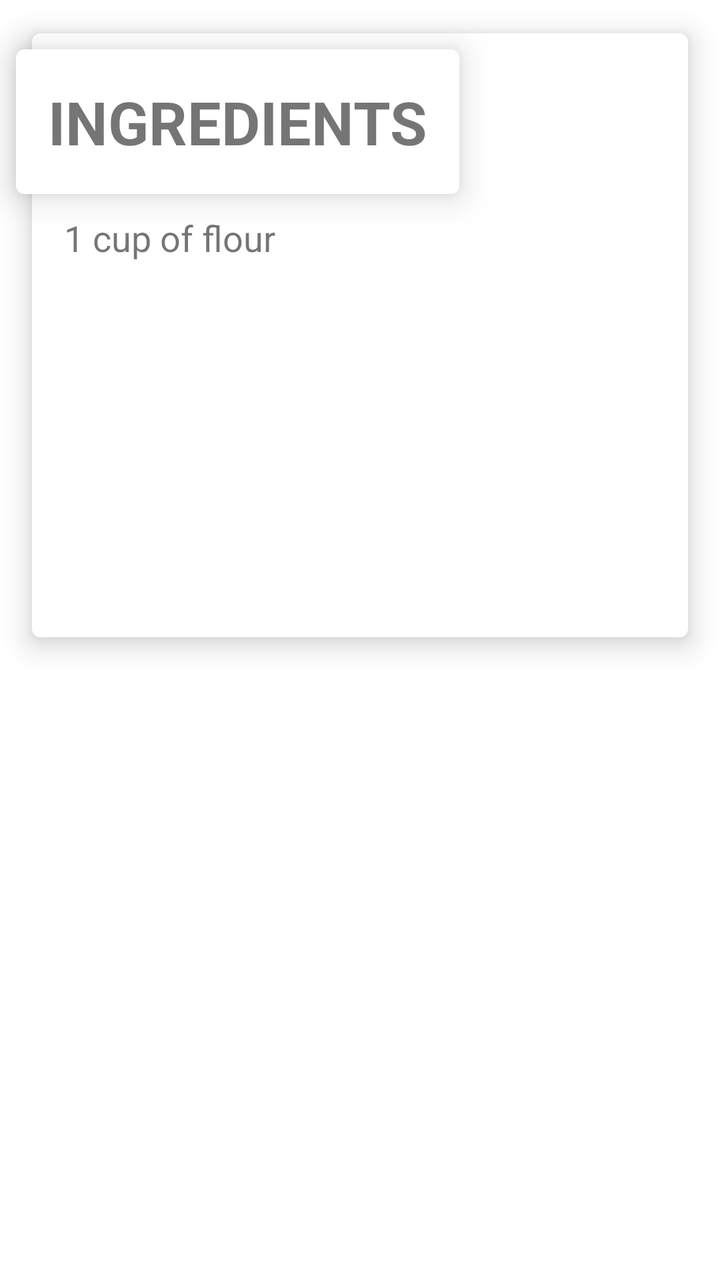
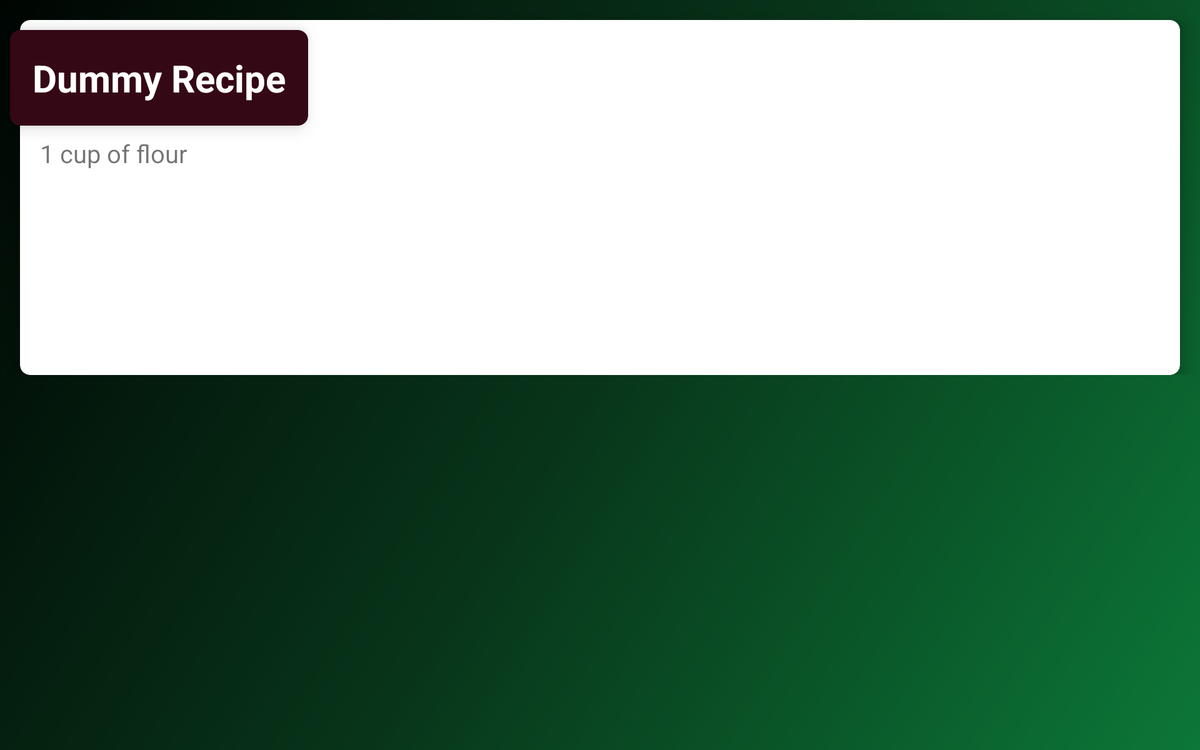

Compare how this app lays out the same screen by default and in its alternative resource folder. The renders come first, then the two layout files and the values they reference.
<!-- AndroidManifest.xml: application theme AppTheme -->
<!-- res/layout/fragment_instructions.xml -->
<?xml version="1.0" encoding="utf-8"?>
<android.support.constraint.ConstraintLayout
    xmlns:android="http://schemas.android.com/apk/res/android"
    xmlns:app="http://schemas.android.com/apk/res-auto"
    xmlns:tools="http://schemas.android.com/tools"
    android:id="@+id/instructions_fragment"
    android:orientation="vertical"
    android:layout_width="match_parent"
    android:layout_height="match_parent">


    <android.support.v7.widget.CardView
        android:id="@+id/ingredient_title_cv_fragment"
        android:layout_width="wrap_content"
        android:layout_height="wrap_content"
        android:layout_marginStart="8dp"
        android:layout_marginTop="8dp"
        android:foreground="?android:attr/selectableItemBackground"
        app:cardCornerRadius="4dp"
        app:cardElevation="10dp"
        app:layout_constraintStart_toStartOf="parent"
        app:layout_constraintTop_toTopOf="@+id/ingredients_cv_fragment">

        <TextView
            android:id="@+id/ingredients_title_tv_fragment"
            android:layout_width="wrap_content"
            android:layout_height="wrap_content"
            android:layout_margin="16dp"
            android:text="@string/ingredients"
            android:textSize="30sp"
            android:textStyle="bold"
            app:layout_constraintStart_toStartOf="@+id/card_container"
            app:layout_constraintTop_toTopOf="@+id/card_container" />
    </android.support.v7.widget.CardView>

    <android.support.v7.widget.CardView
        android:id="@+id/ingredients_cv_fragment"
        android:layout_width="match_parent"
        android:layout_height="302dp"
        android:layout_marginLeft="16dp"

        android:layout_marginTop="8dp"
        android:layout_marginRight="16dp"
        android:layout_marginBottom="8dp"
        android:foreground="?android:attr/selectableItemBackground"
        android:paddingTop="16dp"
        app:cardCornerRadius="4dp"
        app:cardElevation="8dp"
        app:layout_constraintBottom_toTopOf="@+id/ingredients_instructions_rv_fragments"
        app:layout_constraintEnd_toEndOf="parent"
        app:layout_constraintStart_toStartOf="parent"
        app:layout_constraintTop_toTopOf="parent">


        <TextView
            android:id="@+id/ingredients_tv_fragment"
            android:layout_width="match_parent"
            android:layout_height="wrap_content"
            android:layout_marginStart="16dp"
            android:layout_marginTop="90dp"
            android:text="@string/ingredients_list"
            android:textSize="18sp"
            tools:text="@string/ingredients_list" />


    </android.support.v7.widget.CardView>


    <android.support.v7.widget.RecyclerView
        android:id="@+id/ingredients_instructions_rv_fragments"
        android:layout_width="match_parent"
        android:layout_height="296dp"
        app:layout_constraintBottom_toBottomOf="parent"
        app:layout_constraintEnd_toEndOf="parent"
        app:layout_constraintStart_toStartOf="parent"
        app:layout_constraintTop_toBottomOf="@+id/ingredients_cv_fragment" />

</android.support.constraint.ConstraintLayout>
<!-- resources referenced by this layout -->
<resources>
  <string name="ingredients"> INGREDIENTS</string>
  <string name="ingredients_list">1 cup of flour</string>
  <style name="AppTheme" parent="Theme.AppCompat.Light.DarkActionBar">
          
          <item name="colorPrimary">@color/colorPrimary</item>
          <item name="colorPrimaryDark">@color/colorPrimaryDark</item>
          <item name="colorAccent">@color/colorAccent</item>
          <item name="android:windowBackground">@null</item>
      </style>
  <color name="colorPrimary">#008577</color>
  <color name="colorPrimaryDark">#00574B</color>
  <color name="colorAccent">#D81B60</color>
</resources>
<!-- res/layout-sw600dp-land/fragment_instructions.xml (the repository's variant of the layout above) -->
<!-- drawn on a 7-inch tablet turned sideways -->
<?xml version="1.0" encoding="utf-8"?>
<android.support.v7.widget.LinearLayoutCompat
    xmlns:android="http://schemas.android.com/apk/res/android"
    xmlns:app="http://schemas.android.com/apk/res-auto"
    xmlns:tools="http://schemas.android.com/tools"
    android:orientation="vertical"
    android:layout_width="match_parent"
    android:layout_height="match_parent"
    android:background="@drawable/background_color"
    android:layout_weight="2">

    <android.support.constraint.ConstraintLayout
        android:layout_width="match_parent"
        android:layout_height="match_parent"
        android:layout_weight="1">

        <android.support.v7.widget.CardView
            android:layout_width="wrap_content"
            android:layout_height="wrap_content"
            android:layout_marginStart="8dp"
            android:layout_marginTop="24dp"
            android:foreground="?android:attr/selectableItemBackground"
            app:cardBackgroundColor="@color/card_background"
            app:cardCornerRadius="@dimen/card_cornerRadius"
            app:cardElevation="10dp"
            app:contentPadding="8dp"
            app:layout_constraintStart_toStartOf="parent"
            app:layout_constraintTop_toTopOf="parent">

            <TextView
                style="@style/recipe_name_style"
                android:layout_width="wrap_content"
                android:layout_height="wrap_content"
                android:text="@string/ingredients"
                app:layout_constraintStart_toStartOf="@+id/card_container"
                app:layout_constraintTop_toTopOf="@+id/card_container"
                tools:text="@string/recipe_dummy" />

        </android.support.v7.widget.CardView>


        <android.support.v7.widget.CardView
            android:id="@+id/ingredients_cv_fragment"
            android:layout_width="match_parent"
            android:layout_height="match_parent"
            android:layout_marginStart="16dp"
            android:layout_marginTop="16dp"
            android:layout_marginEnd="16dp"
            android:foreground="?android:attr/selectableItemBackground"
            android:paddingTop="16dp"
            app:cardCornerRadius="@dimen/card_cornerRadius"
            app:cardElevation="@dimen/card_Elevation"
            app:layout_constraintEnd_toEndOf="parent"
            app:layout_constraintStart_toStartOf="parent"
            app:layout_constraintTop_toTopOf="parent">

            <android.support.constraint.ConstraintLayout
                android:layout_width="match_parent"
                android:layout_height="match_parent"
                android:layout_marginStart="0dp"
                android:layout_marginEnd="0dp">

                <View
                    android:id="@+id/view2"
                    android:layout_width="match_parent"
                    android:layout_height="93dp"
                    app:layout_constraintEnd_toEndOf="parent"
                    app:layout_constraintHorizontal_bias="0.0"
                    app:layout_constraintStart_toStartOf="parent"
                    app:layout_constraintTop_toTopOf="parent" />


                <FrameLayout
                    android:id="@+id/frameLayout"
                    android:layout_width="match_parent"
                    android:layout_height="164dp"
                    app:layout_constraintEnd_toEndOf="parent"
                    app:layout_constraintStart_toStartOf="parent"
                    app:layout_constraintTop_toBottomOf="@+id/view2">

                    <android.support.v4.widget.NestedScrollView
                        android:id="@+id/nestedScrollView"
                        android:layout_width="match_parent"
                        android:layout_height="match_parent"
                        app:layout_constraintEnd_toEndOf="parent"
                        app:layout_constraintHorizontal_bias="0.0"
                        app:layout_constraintStart_toStartOf="parent"
                        app:layout_constraintTop_toBottomOf="@+id/view2">

                        <FrameLayout
                            android:layout_width="match_parent"
                            android:layout_height="wrap_content">

                            <TextView
                                android:id="@+id/ingredients_tv_fragment"
                                android:layout_width="match_parent"
                                android:layout_height="wrap_content"
                                android:layout_marginStart="16dp"
                                android:text="@string/ingredients_list"
                                android:textSize="20sp"
                                tools:text="@string/ingredients_list" />

                        </FrameLayout>

                    </android.support.v4.widget.NestedScrollView>

                </FrameLayout>


            </android.support.constraint.ConstraintLayout>

        </android.support.v7.widget.CardView>

    </android.support.constraint.ConstraintLayout>

    <android.support.v7.widget.RecyclerView
        android:id="@+id/ingredients_instructions_rv_fragments"
        android:layout_width="match_parent"
        android:layout_height="match_parent"
        android:layout_marginTop="8dp"
        android:layout_weight="1"
        app:layout_constraintEnd_toEndOf="parent"
        app:layout_constraintStart_toStartOf="parent"
        app:layout_constraintTop_toBottomOf="@+id/ingredients_cv_fragment" />

</android.support.v7.widget.LinearLayoutCompat>
<!-- resources referenced by the variant -->
<!-- as a 7-inch tablet turned sideways resolves them -->
<resources>
  <color name="card_background">#350815</color>
  <dimen name="card_Elevation">8dp</dimen>
  <dimen name="card_cornerRadius">8dp</dimen>
  <!-- drawable background_color (drawable) -->
  <?xml version="1.0" encoding="utf-8"?>
  <shape    xmlns:android="http://schemas.android.com/apk/res/android">
  
      <gradient
          android:startColor="#0C7737"
          android:centerColor="#08351A"
          android:endColor="#000502"
          android:angle="135"/>
  </shape>
  <string name="ingredients"> INGREDIENTS</string>
  <string name="ingredients_list">1 cup of flour</string>
  <string name="recipe_dummy">Dummy Recipe</string>
  <style name="recipe_name_style">
          <item name="android:textColor">@color/card_text</item>
          <item name="android:textSize">@dimen/recyclerView_title_text_size</item>
          <item name="android:textStyle">bold</item>
          <item name="android:padding">@dimen/recyclerView_title_padding</item>
      </style>
  <style name="AppTheme" parent="Theme.AppCompat.Light.DarkActionBar">
          
          <item name="colorPrimary">@color/colorPrimary</item>
          <item name="colorPrimaryDark">@color/colorPrimaryDark</item>
          <item name="colorAccent">@color/colorAccent</item>
          <item name="android:windowBackground">@null</item>
      </style>
  <color name="card_text">#ffff</color>
  <dimen name="recyclerView_title_text_size">30dp</dimen>
  <dimen name="recyclerView_title_padding">10dp</dimen>
  <color name="colorPrimary">#008577</color>
  <color name="colorPrimaryDark">#00574B</color>
  <color name="colorAccent">#D81B60</color>
</resources>
